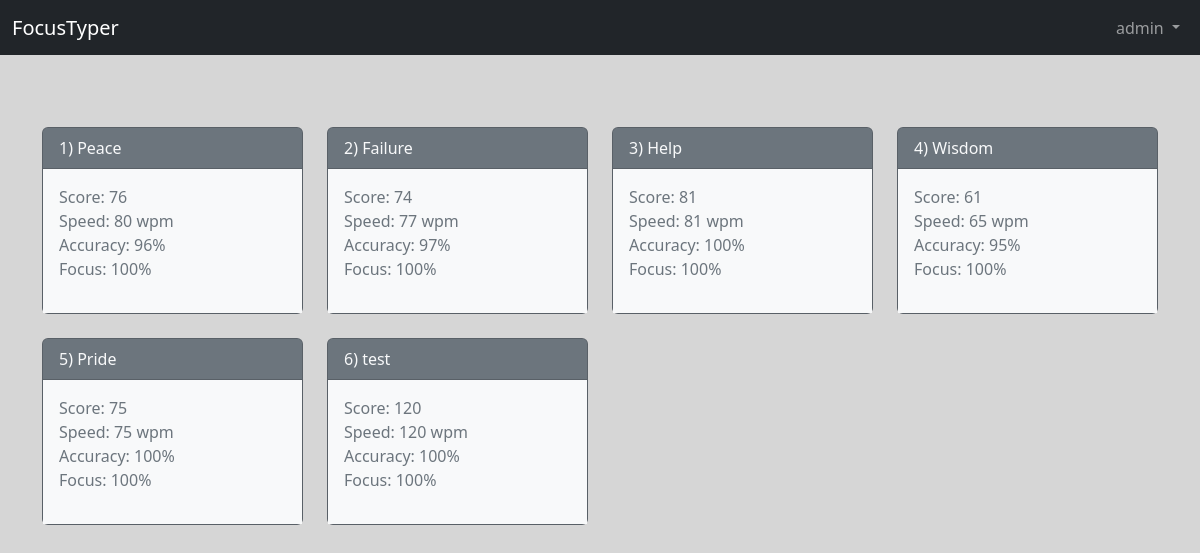
The app's page / (signed in) with its own data.
### home/models.py (models this page shows, shortened)
class Level(models.Model):
    level_number = models.IntegerField(unique=True, default=None)
    level_title = models.CharField(max_length=50)
    level_text = models.CharField(max_length=500)

class User_Level_Record(models.Model):
    user = models.ForeignKey(User, on_delete=models.CASCADE, default=None)
    level = models.ForeignKey(Level, on_delete=models.CASCADE, default=None)
    accuracy = models.IntegerField(default=0)
    speed = models.IntegerField(default=0)
    focus = models.IntegerField(default=0)
    score = models.IntegerField(default=0)

### home/views.py (the view)
# urls.py: 2. Add a URL to urlpatterns:  path('', views.home, name='home')
def home(request):
    levels = Level.objects.all()
    records = []
    user = request.user
    for level in levels:
        if user.is_authenticated:
            try:
                record = User_Level_Record.objects.get(level=level, user=user)
                records.append({'level': level, 'record': record})
            except User_Level_Record.DoesNotExist:
                records.append({'level': level, 'record': None})
        else:
            records.append({'level': level, 'record': None})
    context = {
        'records':records
    }
    return render(request, 'home.html', context)

### home/templates/home.html
{% extends 'base.html' %}
{% block content %}
	{% include 'navbar.html' %}
	<div class="container">
		<br><br><br>
		<div class="row row-cols-1 row-cols-md-4 g-4">
			{% for record in records %}
				<div class="col">
					<a href="{% url 'play' record.level.level_number %}" class="text-decoration-none">
						<div class="card text-bg-secondary mb-3 h-100">
							<div class="card-header bg-secondary text-light">
								{{record.level.level_number}}) {{record.level.level_title}}
							</div>
							<div class="card-body bg-light text-secondary">
								{% if record.record %}
									<div class="card-text">Score: {{ record.record.score }}</div>
									<div class="card-text">Speed: {{ record.record.speed }} wpm</div>
									<div class="card-text">Accuracy: {{ record.record.accuracy }}%</div>
									<div class="card-text">Focus: {{ record.record.focus }}%</div>
								{% else %}
									<div class="card-text">Click to play level</div>
								{% endif %}
							</div>
						</div>
					</a>
				</div>
			{% endfor %}
		</div>
	</div>
{% endblock %}

### home/templates/navbar.html (shortened to what this page needs)
<nav class="navbar navbar-expand bg-dark navbar-dark">
	<div class="container-fluid">
		<a class="navbar-brand" href="{% url 'home' %}">FocusTyper</a>
		<div class="justify-content-end" id="navbarNav">
			{% if user.is_authenticated %}
			<ul class="navbar-nav">
				<li class="nav-item dropdown">
					<a class="nav-link dropdown-toggle" role="button" data-bs-toggle="dropdown" aria-expanded="false">
						{{user.username}}
					</a>
				</li>
			</ul>
			{% endif %}
		</div>
	</div>
</nav>

### home/static/css/play.css (style rules this page uses)
html, body { height: 100vh; background-color: rgb(214, 214, 214); font-size: 16px; }
nav { height: 55px; }

### records on screen
Level: level.level_number "1", level.level_title "Peace", record.score "76", record.speed "80", record.accuracy "96", record.focus "100"
Level: level.level_number "2", level.level_title "Failure", record.score "74", record.speed "77", record.accuracy "97", record.focus "100"
Level: level.level_number "3", level.level_title "Help", record.score "81", record.speed "81", record.accuracy "100", record.focus "100"
Level: level.level_number "4", level.level_title "Wisdom", record.score "61", record.speed "65", record.accuracy "95", record.focus "100"
Level: level.level_number "5", level.level_title "Pride", record.score "75", record.speed "75", record.accuracy "100", record.focus "100"
Level: level.level_number "6", level.level_title "test", record.score "120", record.speed "120", record.accuracy "100", record.focus "100"

### other values on screen
{{ user.username }} "admin"
